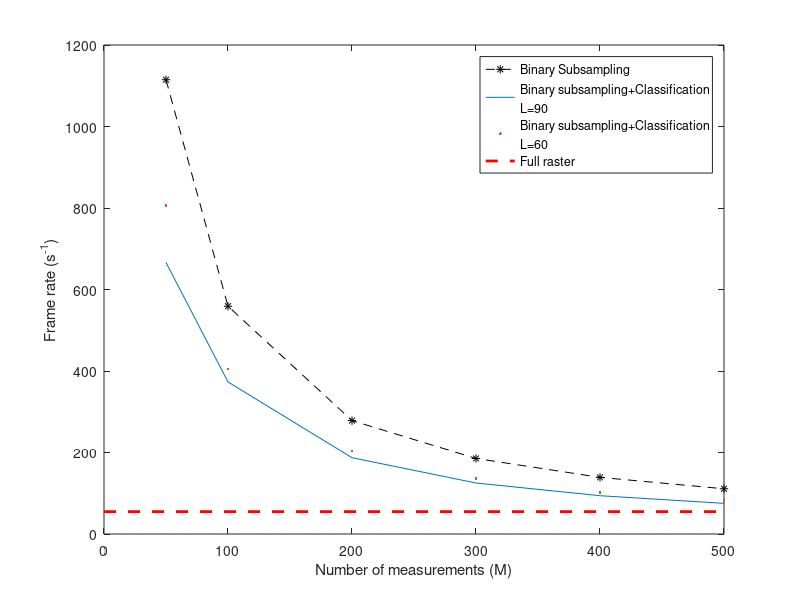
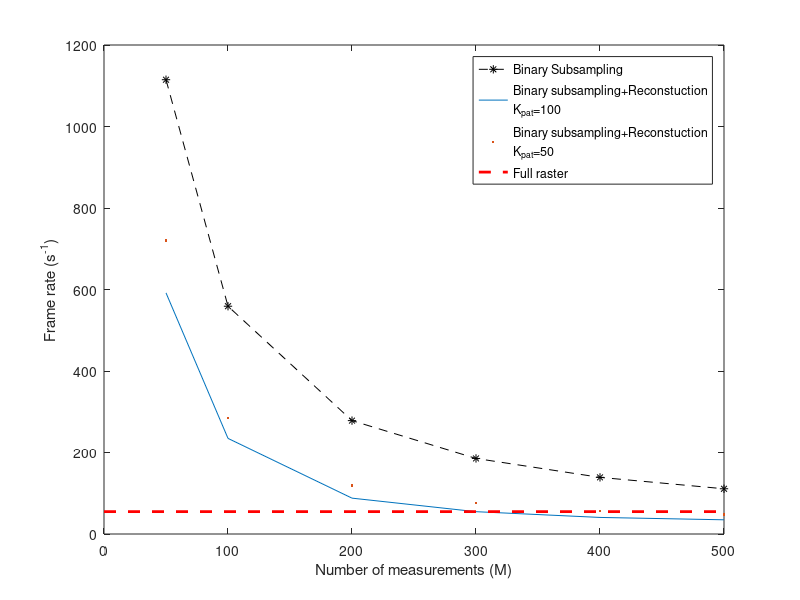
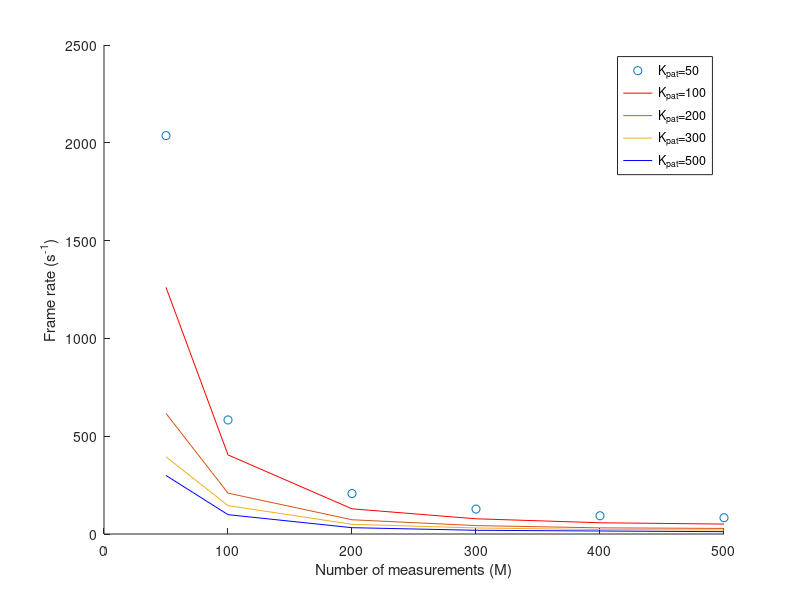
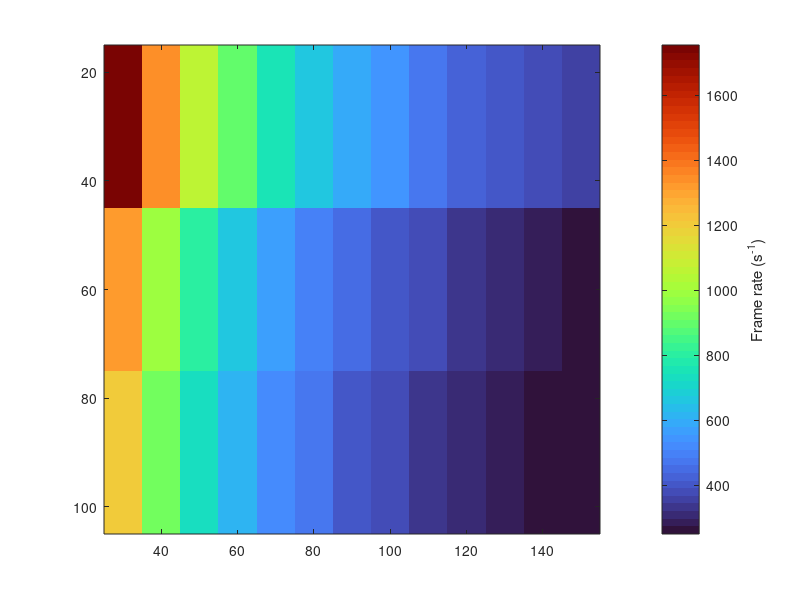

Write the MATLAB code that produced these figures, in order. (Note: this script raises an error after producing the figures.)
% This file is for plotting figures for the application of the real-time
% reconstruction and classification.
clc; close all; clear;
addpath ..\utils\

%% data collection (copy-paste style)
% measurement level
M = [50,100,200,300,400,500];

% full raster
t_FR = 18.214; % ms

% storage of time of subsampling
t_sam = [0.897,1.789,3.594,5.393,7.196,9.008]; % ms

% storage of total time of subsampling+recon
t_recon_total(5) = struct("dict_size",[],"data",[],"acc",[]);
i=1;

% dict_size = 200
t_recon_total(i).dict_size=200;
t_recon_total(i).data=[2.519,6.572,17.325,28.645,39.017,44.015]; % ms
t_recon_total(i).acc=[840.84,863.78,883.84,888.38,895.8,901.9]; % support acc
i=i+1;

% dict_size = 100
t_recon_total(i).dict_size=100;
t_recon_total(i).data=[1.69,4.262,11.364,18.255,24.594,28.688]; % ms
t_recon_total(i).acc=[828.54,856.48,876.5,889.06,894.94,897.8]; % support acc
i=i+1;

% dict_size = 50
t_recon_total(i).dict_size=50;
t_recon_total(i).data=[1.388,3.504,8.429,13.237,17.924,21.035]; % ms
t_recon_total(i).acc=[836.2,850.76,866.6,887,892.36,900.26]; % support acc
i=i+1;

% dict_size = 300
t_recon_total(i).dict_size=300;
t_recon_total(i).data=[3.43,8.681,23.745,37.654,51.284,57.919]; % ms
t_recon_total(i).acc=[842.32,870.02,891.28,894.02,897.5,900.1]; % support acc
i=i+1;

% dict_size = 500
t_recon_total(i).dict_size=500;
t_recon_total(i).data=[4.237,11.906,34.568,57.893,72.521,92.913]; % ms
t_recon_total(i).acc=[852.12,864.24,886.46,889.18,893.68,896.52]; % support acc
i=i+1;

% dict_size = 400
t_recon_total(i).dict_size=400;
t_recon_total(i).data=[3.685,10.886,29.864,47.776,58.638,74.095]; % ms
t_recon_total(i).acc=[845.4,862.9,882.26,887.7,895.3,899.62]; % support acc
i=i+1;

% storage of total time of subsampling+class
t_class_total(2) = struct("dict_size",[],"data",[],"acc",[]);
i=1;
% dict_size = 60
t_class_total(i).dict_size=60;
t_class_total(i).data=[1.24,2.47,4.92,7.36,9.81,12.23]; % ms
t_class_total(i).acc=[]; % acc for classification
i=i+1;
% dict_size = 90
t_class_total(i).dict_size=90;
t_class_total(i).data=[1.501,2.68,5.34,7.99,10.64,13.29]; % ms
t_class_total(i).acc=[]; % acc for classification
i=i+1;

M2 = [30,40,50,60,70,80,90,100,110,120,130,140,150];
% storage of total time of subsampling+class
t_class_total2(2) = struct("dict_size",[],"data",[],"acc",[]);
i=1;

% dict_size = 30
t_class_total2(i).dict_size=30;
t_class_total2(i).data=[0.57,0.75,0.94,1.12,1.32,1.51,1.69,1.87,2.11,2.34,2.54,2.69,2.87]; % ms
t_class_total2(i).acc=[0.5,0.5367,0.6,0.6667,0.7,0.72,0.7667,0.8333,0.88,0.89,0.8933,0.9067,0.91]; % acc for classification
i=i+1;

% dict_size = 60
t_class_total2(i).dict_size=60;
t_class_total2(i).data=[0.76,1,1.24,1.49,1.74,1.98,2.22,2.47,2.71,2.95,3.2,3.49,3.7]; % ms
t_class_total2(i).acc=[0.7033,0.7500,0.7567,0.8267,0.8533,0.9300,0.9567,0.9533,0.9567,0.96,0.9667,0.99,0.99]; % acc for classification
i=i+1;

% dict_size = 90
t_class_total2(i).dict_size=90;
t_class_total2(i).data=[0.83,1.1,1.37,1.63,1.9,2.16,2.42,2.69,2.96,3.22,3.49,3.75,4.01]; % ms
t_class_total2(i).acc=[0.7133,0.7833,0.8067,0.9567,0.93,0.96,0.9667,0.9933,0.98,0.9933,0.9833,0.99,0.9867]; % acc for classification
i=i+1;

%% M-fs plot for classification, subsampling
f1 = figure("Name",sprintf("M-fs for classification and subsampling"),'Position', [100, 100, 800, 600]);
dataArr = [2,1];
plotSetting = ["-.ksquare","-.bsquare"];
kk=1;
% plot the line for binary subsampling speed
plot(M, 1./t_sam*1e3, "--k*", 'DisplayName', sprintf('Binary Subsampling'));
hold on;
for idata=dataArr
    plot(M, 1./t_class_total(idata).data*1e3, plotSetting(kk), 'DisplayName', sprintf('Binary subsampling+Classification\nL=%d',t_class_total(idata).dict_size));
    kk=kk+1;
end
% plot the line for full raster speed
plot([0,500], 1./[t_FR t_FR]*1e3, 'r--', 'LineWidth', 2,'DisplayName', sprintf('Full raster'));
hold off;
xlabel('Number of measurements (M)');
ylabel(sprintf('Frame rate (s^{-1})'));
xlim([0,M(end)]);
% ylim([0,1024]);
legend;

folder = '..\..\paperFig\fig8';
filePath = fullfile(folder, 'M_fs_class.fig');
saveas(gcf, filePath);

%% M-fs plot for recon, subsampling
f2 = figure("Name",sprintf("M-fs for recon and subsampling"),'Position', [100, 100, 800, 600]);
dataArr = [2,3];
plotSetting = ["-.ko","-.bo"];
kk=1;
% plot the line for binary subsampling speed
plot(M, 1./t_sam*1e3, "--k*", 'DisplayName', sprintf('Binary Subsampling'));
hold on;
for idata=dataArr
    plot(M, 1./t_recon_total(idata).data*1e3, plotSetting(kk), 'DisplayName', sprintf('Binary subsampling+Reconstuction\nK_{pat}=%d',t_recon_total(idata).dict_size));
    kk=kk+1;
end
% plot the line for full raster speed
plot([0,500], 1./[t_FR t_FR]*1e3, 'r--', 'LineWidth', 2,'DisplayName', sprintf('Full raster'));
hold off;
xlabel('Number of measurements (M)');
ylabel(sprintf('Frame rate (s^{-1})'));
xlim([0,M(end)]);
% ylim([0,1024]);
legend;

folder = '..\..\paperFig\fig8';
filePath = fullfile(folder, 'M_fs_recon.fig');
saveas(gcf, filePath);

%% M-fs plot for varing size of dict
f3 = figure("Name","M-fs for varing dict for recon",'Position', [100, 100, 800, 600]);
dataArr = [1,2,3,4,5];
dict_sizeArr = 0*dataArr;
plotSetting = ["-ro","-bo","-go","-mo","-ko"];
for idata=1:numel(dataArr)
    dict_sizeArr(idata)=t_recon_total(dataArr(idata)).dict_size;
end
[~,ind]=sort(dict_sizeArr);
hold on;
for idata=dataArr(ind)
    plot(M, 1./(t_recon_total(idata).data-t_sam)*1e3, plotSetting(idata), 'DisplayName', sprintf('K_{pat}=%d',t_recon_total(idata).dict_size));
end
hold off;
xlabel('Number of measurements (M)');
ylabel(sprintf('Frame rate (s^{-1})'));
xlim([0,M(end)]);
% ylim([0,1024]);
legend;

folder = '..\..\paperFig\fig8';
filePath = fullfile(folder, 'M_fs_recon_dict.fig');
saveas(gcf, filePath);

%% heat map of fs and contour of accuracy by varing size of dict and M (for real-time classification)
dataArr = [1,2,3,];
dict_sizeArr = 0*dataArr;
for idata=1:numel(dataArr)
    dict_sizeArr(idata)=t_class_total2(dataArr(idata)).dict_size;
end
[dict_sizeArr1,ind]=sort(dict_sizeArr);

% get the data of fs
fs_map = zeros(numel(dataArr),numel(M2));
kk=1;
for idata=dataArr(ind)
    fs_map(kk,:) = 1./(t_class_total2(idata).data)*1e3; % here, fs for the whole process (sampling+classi)
    kk=kk+1;
end

% get the data of classification accuracy
acc_map = zeros(numel(dataArr),numel(M2));
kk=1;
for idata=dataArr(ind)
    acc_map(kk,:) = t_class_total2(idata).acc;
    kk=kk+1;
end

% interpolate fs for plotting
[X,Y] = meshgrid(M2,dict_sizeArr1);
M1=30:10:150; % !!
dict_sizeArr11=30:30:90; % !!
[Xq,Yq] = meshgrid(M1,dict_sizeArr11);
fs_map1 = interp2(X,Y,fs_map,Xq,Yq);
acc_map1 = interp2(X,Y,acc_map,Xq,Yq);

f4 = figure("Name","heat map and contour",'Position', [300, 300, 1000, 300]);
imagesc(M1,dict_sizeArr11,fs_map1);
colormap("turbo");
c = colorbar;
set(gca, 'ColorScale', 'log');
ylabel(c, sprintf("Frame rate (s^{-1})"));
clim([0 1800]);
cLabel = [200,500,1000,1500];
c.Ticks = cLabel;
c.TickLabels = cellstr(num2str(cLabel(:)));
hold on;
[Ccontour, hContour]=contour(Xq,Yq,acc_map1,[0.55:0.05:0.94,0.93,0.96,0.98],'LineWidth',2.5,'LineColor','r',"ShowText",true,"LabelFormat","%0.2f","LabelSpacing",400);
clabel(Ccontour,hContour,'FontSize',11,'Color','k','FontWeight', 'bold');
hold off;
xlabel('Number of measurements (M)');
ylabel(sprintf('SRC library size (K)'));
xticks(M2);
yticks(dict_sizeArr1);
xticklabels(cellstr(num2str(M2(:))));
yticklabels(cellstr(num2str(dict_sizeArr1(:))));

folder = '..\..\paperFig\fig8';
filePath = fullfile(folder, 'heatmap_classi_M_dict.fig');
saveas(gcf, filePath);
